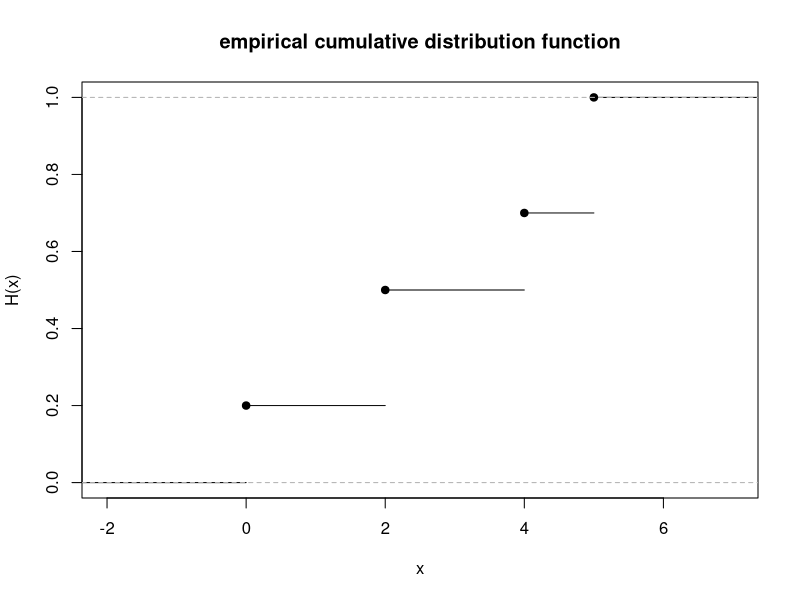
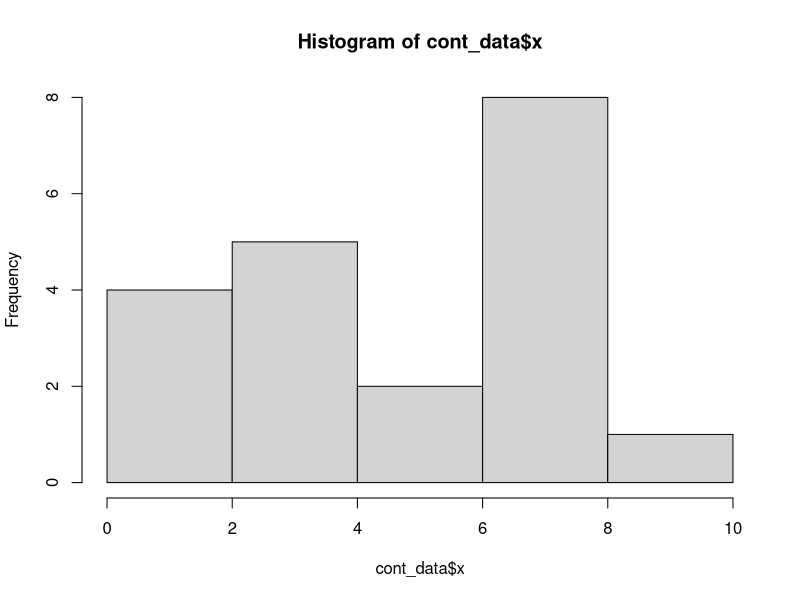
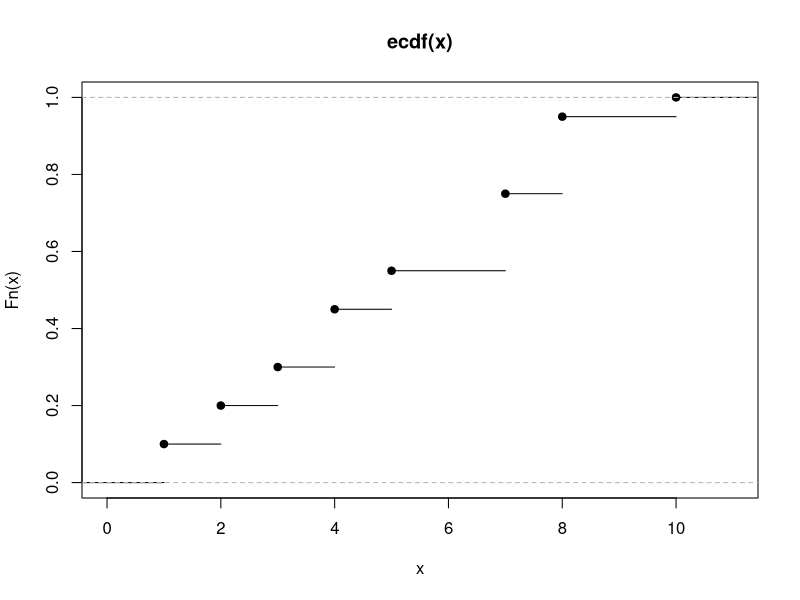

Write R code to recreate these figures, in order.
#######################################################
# Usefull R Commands
#
# file: usefull_r_commands.R
#######################################################
library(tidyverse)

#######################################################
# sequence generation
#######################################################
# from:to
3:10
# c() - command
c(1,7:9)
c(1:5, 10.5, "next")
# seq()
seq(0, 1, length.out = 11)
seq(1, 9, by = 2)     # matches 'end'
seq(1, 6, by = 3)
seq(1.5, 2.1, by = 0.1)
# rep()
rep("abc", times = 3)
rep(1:4, times = 2)
rep(1:4,  times = c(2,3,1,2))
rep(c("a","b","c"), length.out = 5)
rep(1:4, length.out = 6)  


#######################################################
# Data: Conversion, Information, Manipulation
#######################################################
# as.integer(), as.numeric, as.character()
x <- pi * c(-1:1, 10)
x
x %>% as.integer()
c("-.123","2.7","312.3") %>% as.numeric()
as.numeric(c("-.123","2.7","312.3")) %>% as.character()
# is.na()
c("-2","45","AB") %>% as.integer()
c("-2","45","AB") %>% as.integer() %>% is.na()
# duplicated()
x <- c(1:4,seq(1,8,by=2))
x
x %>% duplicated()
# unique()
c(1:4,seq(1,8,by=2)) %>% unique()
# rev()
x <- c(1:5, 5:3)
x
rev(x)
# sort()
x <- c(1:5, 5:3)
sort(x)
sort(x, decreasing = TRUE)
# cut()
x <- c(1,2,3,4,5,2,3,4,5,6,7)
cut(x, breaks = 2)
cut(x, breaks = c(0,2,5,8))
cut(x, breaks = c(0,2,5,8),
    labels = c("class 1","class 2","class 3"))

#######################################################
# statistical functions
#######################################################
x <- c(sample(x = 1:5, size = 10, replace = TRUE),
       NA,NA,sample(x = 3:8, size = 5, replace = TRUE))
x
max(x, na.rm = TRUE)
min(x, na.rm = TRUE)
mean(x, na.rm = TRUE)
median(x, na.rm = TRUE)
sum(x, na.rm = TRUE)
var(x, na.rm = TRUE)
sd(x, na.rm = TRUE)
x[!is.na(x)]
x[!is.na(x)] %>% cumsum()
x[!is.na(x)] %>% rank()
x[!is.na(x)] %>% table()
table(x)
summary(x)
x[!is.na(x)] %>% quantile()
x[!is.na(x)] %>% quantile(probs = c(0.2,0.4,0.6,0.8))

#######################################################
# frequencies - one variable
#######################################################
sample_values <- 
  tibble(
    X = sample(x=c("a","b","c"), size = 10, 
               replace = TRUE),
    Y = round(runif(10,0,5))
  )
sample_values
# table()
table(sample_values$X)
table(sample_values$Y)
# ecdf()
H <- ecdf(sample_values$Y)
# values of H at all sample values
H(sample_values$Y)
# calculate values of H
H(c(-1,0.345,4,4.8,6))
# values of H at the sample values
H_tab <-
  sample_values %>%
  select (Y) %>%
  rename(x = Y) %>%
  mutate(H_x = H(x)) %>%
  unique() %>%
  arrange(x)
H_tab
# plot.ecdf implements the plot method for ecdf objects,
plot.ecdf(sample_values$Y, ylab = "H(x)",
          main = "empirical cumulative distribution function")

#######################################################
# frequencies - two variables
#######################################################
# create sample data - categorial variables
cat_data <-
  tibble(
    hair = sample(x=c("black","brown","red","blond"),
                  size = 20, replace = TRUE),
    sex = sample(x=c("male","female"), size = 20, 
                 replace = TRUE)
    )
cat_data
# table(x,y)
table(cat_data$hair, cat_data$sex)
# add marginal values
table(cat_data$hair) %>% addmargins()
table(cat_data) %>% addmargins()
# create sample data - cont. variables
cont_data <-
  tibble(
    x = round(runif(20,1,10)),
    y = round(runif(20,1,10))
  ) 
cont_data
# characteristic numbers
summary(cont_data)
# table()
table(cont_data)
# covariance
cov(cont_data$x,cont_data$y)
# coeff. of correlation
cor(cont_data$x,cont_data$y)
# histogram
hist(cont_data$x)
# empircial distribution function of the var. x
ecdf(cont_data$x)
# plot
plot.ecdf(cont_data$x)
# values at x
ecdf(cont_data$x)(cont_data$x)
# table values of H
dist_tab_x <-
  cont_data %>%
  select(x) %>%
  mutate(cum_rel_freq = ecdf(x)(x)) %>%
  arrange(x) %>%
  mutate(rel_freq = 
           if_else(row_number()==1,
                   cum_rel_freq,
                   cum_rel_freq - lag(cum_rel_freq))) %>%
  select(x,rel_freq,cum_rel_freq) %>%
  filter(!(rel_freq == 0))
dist_tab_x  <- 
  tibble(
    x = cont_data$x,
    H = ecdf(x)(x)
    ) %>%
  arrange(x) %>%
  unique()
  
# grouped values of x
dist_tab_x_g <- 
cut(cont_data$x, 
    breaks = c(0,0.2,0.4,0.5,0.6,0.8,1)) %>%
  table() %>%
  as.tibble() %>%
  mutate(H = cumsum(n)/length(cont_data$x))
  
# lm()
X <- cont_data$x
Y <- cont_data$y
reg <- lm(Y ~ X)
reg
# coefficients of the regression line
reg$coefficients
# table with x, y, fitted value and residual
cont_data %>%
  mutate(pred = reg$fitted.values,
         res = reg$residuals)

######################################################
# Descriptive statistics by groups
######################################################
# To compute summary statistics by groups, the functions
# group_by() and summarise() [in dplyr package] can be 
# used.
# Example: we want to group the built-in R data set 
# named iris by Species and then:
# compute the number of element in each group, compute 
# the mean and the standard deviation.
iris %>%
  group_by(Species) %>% 
  summarise(
    count = n(), 
    mean = mean(Sepal.Length, na.rm = TRUE),
    sd = sd(Sepal.Length, na.rm = TRUE)
  )

#######################################################
# sample()
#######################################################
x <- 1:12
# a random permutation
sample(x)
# sampling with replacement
sample(x, replace = TRUE)
# 5 Bernoulli trials
sample(c("tail","head"), 5, replace = TRUE)
# sampling with replacement out of an urne where
# 50% of the balls are red, 20% of the balls are white
# and 30% of the balls are blue
sample(c("red","white","blue"), size = 10,
       replace = TRUE,
       prob = c(0.5,0.2,0.3))
# sampling without replacement out of an urne with
# 5 red balls, 2 white balls and 3 blue balls
sample(c("red","red","red","red","red",
         "white","white",
         "blue","blue","blue"), 
       size = 7, replace = FALSE)
